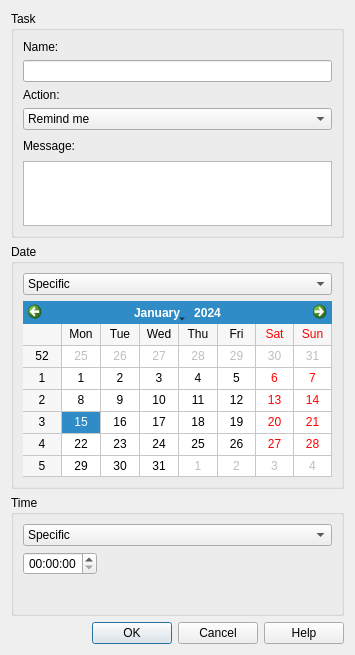
<?xml version="1.0" encoding="UTF-8"?>
<ui version="4.0">
 <class>TaskDialog</class>
 <widget class="QDialog" name="TaskDialog">
  <property name="geometry">
   <rect>
    <x>0</x>
    <y>0</y>
    <width>319</width>
    <height>597</height>
   </rect>
  </property>
  <property name="windowTitle">
   <string>Task Dialog</string>
  </property>
  <layout class="QVBoxLayout" name="verticalLayout_taskDialog">
   <item>
    <widget class="QGroupBox" name="groupBox_task">
     <property name="title">
      <string>Task</string>
     </property>
     <layout class="QVBoxLayout" name="verticalLayout_task">
      <item>
       <widget class="QLabel" name="label_name">
        <property name="text">
         <string>Name:</string>
        </property>
       </widget>
      </item>
      <item>
       <widget class="QLineEdit" name="lineEdit_name"/>
      </item>
      <item>
       <widget class="QLabel" name="label_action">
        <property name="text">
         <string>Action:</string>
        </property>
       </widget>
      </item>
      <item>
       <widget class="QComboBox" name="comboBox_action">
        <item>
         <property name="text">
          <string>Remind me</string>
         </property>
        </item>
        <item>
         <property name="text">
          <string>Visit a website</string>
         </property>
        </item>
        <item>
         <property name="text">
          <string>Open a file</string>
         </property>
        </item>
        <item>
         <property name="text">
          <string>Run a program</string>
         </property>
        </item>
        <item>
         <property name="text">
          <string>Log me off</string>
         </property>
        </item>
        <item>
         <property name="text">
          <string>Shut down the computer</string>
         </property>
        </item>
        <item>
         <property name="text">
          <string>Restart the computer</string>
         </property>
        </item>
       </widget>
      </item>
      <item>
       <widget class="QStackedWidget" name="stackedWidget_task">
        <property name="currentIndex">
         <number>0</number>
        </property>
        <widget class="QWidget" name="page_remindMe">
         <layout class="QVBoxLayout" name="verticalLayout_remindMe">
          <property name="leftMargin">
           <number>0</number>
          </property>
          <property name="topMargin">
           <number>0</number>
          </property>
          <property name="rightMargin">
           <number>0</number>
          </property>
          <property name="bottomMargin">
           <number>0</number>
          </property>
          <item>
           <widget class="QLabel" name="label_remindMe">
            <property name="text">
             <string>Message:</string>
            </property>
           </widget>
          </item>
          <item>
           <widget class="QPlainTextEdit" name="plainTextEdit_messageToRemindWith">
            <property name="maximumSize">
             <size>
              <width>16777215</width>
              <height>65</height>
             </size>
            </property>
           </widget>
          </item>
         </layout>
        </widget>
        <widget class="QWidget" name="page_visitAWebsite">
         <layout class="QVBoxLayout" name="verticalLayout_visitAWebsite">
          <property name="leftMargin">
           <number>0</number>
          </property>
          <property name="topMargin">
           <number>0</number>
          </property>
          <property name="rightMargin">
           <number>0</number>
          </property>
          <property name="bottomMargin">
           <number>0</number>
          </property>
          <item>
           <widget class="QLabel" name="label_visitAWebsite">
            <property name="text">
             <string>Website:</string>
            </property>
           </widget>
          </item>
          <item>
           <widget class="QLineEdit" name="lineEdit_websiteToVisit"/>
          </item>
          <item>
           <spacer name="verticalSpacer_visitAWebsite">
            <property name="orientation">
             <enum>Qt::Vertical</enum>
            </property>
            <property name="sizeHint" stdset="0">
             <size>
              <width>20</width>
              <height>40</height>
             </size>
            </property>
           </spacer>
          </item>
         </layout>
        </widget>
        <widget class="QWidget" name="page_openAFile">
         <layout class="QVBoxLayout" name="verticalLayout_openAFile">
          <property name="leftMargin">
           <number>0</number>
          </property>
          <property name="topMargin">
           <number>0</number>
          </property>
          <property name="rightMargin">
           <number>0</number>
          </property>
          <property name="bottomMargin">
           <number>0</number>
          </property>
          <item>
           <widget class="QLabel" name="label_openAFile">
            <property name="text">
             <string>File:</string>
            </property>
           </widget>
          </item>
          <item>
           <layout class="QHBoxLayout" name="horizontalLayout_openAFile">
            <item>
             <widget class="QLineEdit" name="lineEdit_fileToOpen">
              <property name="readOnly">
               <bool>true</bool>
              </property>
             </widget>
            </item>
            <item>
             <widget class="QToolButton" name="toolButton_openAFile">
              <property name="text">
               <string>...</string>
              </property>
             </widget>
            </item>
           </layout>
          </item>
          <item>
           <spacer name="verticalSpacer_openAFile">
            <property name="orientation">
             <enum>Qt::Vertical</enum>
            </property>
            <property name="sizeHint" stdset="0">
             <size>
              <width>20</width>
              <height>40</height>
             </size>
            </property>
           </spacer>
          </item>
         </layout>
        </widget>
        <widget class="QWidget" name="page_runAProgram">
         <layout class="QVBoxLayout" name="verticalLayout_runAProgram">
          <property name="leftMargin">
           <number>0</number>
          </property>
          <property name="topMargin">
           <number>0</number>
          </property>
          <property name="rightMargin">
           <number>0</number>
          </property>
          <property name="bottomMargin">
           <number>0</number>
          </property>
          <item>
           <widget class="QLabel" name="label_programToRun">
            <property name="text">
             <string>Program:</string>
            </property>
           </widget>
          </item>
          <item>
           <layout class="QHBoxLayout" name="horizontalLayout_runAProgram">
            <item>
             <widget class="QLineEdit" name="lineEdit_programToRun">
              <property name="readOnly">
               <bool>true</bool>
              </property>
             </widget>
            </item>
            <item>
             <widget class="QToolButton" name="toolButton_runAProgram">
              <property name="text">
               <string>...</string>
              </property>
             </widget>
            </item>
           </layout>
          </item>
          <item>
           <widget class="QLabel" name="label_arguments">
            <property name="text">
             <string>Arguments (optional):</string>
            </property>
           </widget>
          </item>
          <item>
           <widget class="QLineEdit" name="lineEdit_arguments"/>
          </item>
         </layout>
        </widget>
        <widget class="QWidget" name="page_message_task">
         <layout class="QHBoxLayout" name="horizontalLayout_message_task">
          <property name="leftMargin">
           <number>0</number>
          </property>
          <property name="topMargin">
           <number>0</number>
          </property>
          <property name="rightMargin">
           <number>0</number>
          </property>
          <property name="bottomMargin">
           <number>0</number>
          </property>
          <item>
           <widget class="QLabel" name="label_message_task">
            <property name="text">
             <string>No additional information required.</string>
            </property>
            <property name="alignment">
             <set>Qt::AlignCenter</set>
            </property>
           </widget>
          </item>
         </layout>
        </widget>
       </widget>
      </item>
     </layout>
    </widget>
   </item>
   <item>
    <widget class="QGroupBox" name="groupBox_date">
     <property name="title">
      <string>Date</string>
     </property>
     <layout class="QVBoxLayout" name="verticalLayout_date">
      <item>
       <widget class="QComboBox" name="comboBox_date">
        <item>
         <property name="text">
          <string>Specific</string>
         </property>
        </item>
        <item>
         <property name="text">
          <string>Today</string>
         </property>
        </item>
        <item>
         <property name="text">
          <string>Tomorrow</string>
         </property>
        </item>
        <item>
         <property name="text">
          <string>Monthly</string>
         </property>
        </item>
        <item>
         <property name="text">
          <string>Weekly</string>
         </property>
        </item>
        <item>
         <property name="text">
          <string>Daily</string>
         </property>
        </item>
       </widget>
      </item>
      <item>
       <widget class="QStackedWidget" name="stackedWidget_date">
        <property name="currentIndex">
         <number>0</number>
        </property>
        <widget class="QWidget" name="page_specificDate">
         <layout class="QHBoxLayout" name="horizontalLayout_specificDate">
          <property name="leftMargin">
           <number>0</number>
          </property>
          <property name="topMargin">
           <number>0</number>
          </property>
          <property name="rightMargin">
           <number>0</number>
          </property>
          <property name="bottomMargin">
           <number>0</number>
          </property>
          <item>
           <widget class="QCalendarWidget" name="calendarWidget_specifiedDate">
            <property name="gridVisible">
             <bool>true</bool>
            </property>
           </widget>
          </item>
         </layout>
        </widget>
        <widget class="QWidget" name="page_message_date">
         <layout class="QHBoxLayout" name="horizontalLayout_message_date">
          <property name="leftMargin">
           <number>0</number>
          </property>
          <property name="topMargin">
           <number>0</number>
          </property>
          <property name="rightMargin">
           <number>0</number>
          </property>
          <property name="bottomMargin">
           <number>0</number>
          </property>
          <item>
           <widget class="QLabel" name="label_message_date">
            <property name="text">
             <string>&lt;message&gt;</string>
            </property>
            <property name="alignment">
             <set>Qt::AlignCenter</set>
            </property>
            <property name="wordWrap">
             <bool>true</bool>
            </property>
           </widget>
          </item>
         </layout>
        </widget>
        <widget class="QWidget" name="page_monthlyDays">
         <layout class="QGridLayout" name="gridLayout_monthlyDays">
          <property name="leftMargin">
           <number>0</number>
          </property>
          <property name="topMargin">
           <number>0</number>
          </property>
          <property name="rightMargin">
           <number>0</number>
          </property>
          <property name="bottomMargin">
           <number>0</number>
          </property>
          <item row="0" column="0">
           <widget class="QCheckBox" name="checkBox_1">
            <property name="text">
             <string>1</string>
            </property>
           </widget>
          </item>
          <item row="0" column="1">
           <widget class="QCheckBox" name="checkBox_2">
            <property name="text">
             <string>2</string>
            </property>
           </widget>
          </item>
          <item row="0" column="2">
           <widget class="QCheckBox" name="checkBox_3">
            <property name="text">
             <string>3</string>
            </property>
           </widget>
          </item>
          <item row="0" column="3">
           <widget class="QCheckBox" name="checkBox_4">
            <property name="text">
             <string>4</string>
            </property>
           </widget>
          </item>
          <item row="0" column="4">
           <widget class="QCheckBox" name="checkBox_5">
            <property name="text">
             <string>5</string>
            </property>
           </widget>
          </item>
          <item row="0" column="5">
           <widget class="QCheckBox" name="checkBox_6">
            <property name="text">
             <string>6</string>
            </property>
           </widget>
          </item>
          <item row="0" column="6">
           <widget class="QCheckBox" name="checkBox_7">
            <property name="text">
             <string>7</string>
            </property>
           </widget>
          </item>
          <item row="1" column="0">
           <widget class="QCheckBox" name="checkBox_8">
            <property name="text">
             <string>8</string>
            </property>
           </widget>
          </item>
          <item row="1" column="1">
           <widget class="QCheckBox" name="checkBox_9">
            <property name="text">
             <string>9</string>
            </property>
           </widget>
          </item>
          <item row="1" column="2">
           <widget class="QCheckBox" name="checkBox_10">
            <property name="text">
             <string>10</string>
            </property>
           </widget>
          </item>
          <item row="1" column="3">
           <widget class="QCheckBox" name="checkBox_11">
            <property name="text">
             <string>11</string>
            </property>
           </widget>
          </item>
          <item row="1" column="4">
           <widget class="QCheckBox" name="checkBox_12">
            <property name="text">
             <string>12</string>
            </property>
           </widget>
          </item>
          <item row="1" column="5">
           <widget class="QCheckBox" name="checkBox_13">
            <property name="text">
             <string>13</string>
            </property>
           </widget>
          </item>
          <item row="1" column="6">
           <widget class="QCheckBox" name="checkBox_14">
            <property name="text">
             <string>14</string>
            </property>
           </widget>
          </item>
          <item row="2" column="0">
           <widget class="QCheckBox" name="checkBox_15">
            <property name="text">
             <string>15</string>
            </property>
           </widget>
          </item>
          <item row="2" column="1">
           <widget class="QCheckBox" name="checkBox_16">
            <property name="text">
             <string>16</string>
            </property>
           </widget>
          </item>
          <item row="2" column="2">
           <widget class="QCheckBox" name="checkBox_17">
            <property name="text">
             <string>17</string>
            </property>
           </widget>
          </item>
          <item row="2" column="3">
           <widget class="QCheckBox" name="checkBox_18">
            <property name="text">
             <string>18</string>
            </property>
           </widget>
          </item>
          <item row="2" column="4">
           <widget class="QCheckBox" name="checkBox_19">
            <property name="text">
             <string>19</string>
            </property>
           </widget>
          </item>
          <item row="2" column="5">
           <widget class="QCheckBox" name="checkBox_20">
            <property name="text">
             <string>20</string>
            </property>
           </widget>
          </item>
          <item row="2" column="6">
           <widget class="QCheckBox" name="checkBox_21">
            <property name="text">
             <string>21</string>
            </property>
           </widget>
          </item>
          <item row="3" column="0">
           <widget class="QCheckBox" name="checkBox_22">
            <property name="text">
             <string>22</string>
            </property>
           </widget>
          </item>
          <item row="3" column="1">
           <widget class="QCheckBox" name="checkBox_23">
            <property name="text">
             <string>23</string>
            </property>
           </widget>
          </item>
          <item row="3" column="2">
           <widget class="QCheckBox" name="checkBox_24">
            <property name="text">
             <string>24</string>
            </property>
           </widget>
          </item>
          <item row="3" column="3">
           <widget class="QCheckBox" name="checkBox_25">
            <property name="text">
             <string>25</string>
            </property>
           </widget>
          </item>
          <item row="3" column="4">
           <widget class="QCheckBox" name="checkBox_26">
            <property name="text">
             <string>26</string>
            </property>
           </widget>
          </item>
          <item row="3" column="5">
           <widget class="QCheckBox" name="checkBox_27">
            <property name="text">
             <string>27</string>
            </property>
           </widget>
          </item>
          <item row="3" column="6">
           <widget class="QCheckBox" name="checkBox_28">
            <property name="text">
             <string>28</string>
            </property>
           </widget>
          </item>
          <item row="4" column="0">
           <widget class="QCheckBox" name="checkBox_29">
            <property name="text">
             <string>29</string>
            </property>
           </widget>
          </item>
          <item row="4" column="1">
           <widget class="QCheckBox" name="checkBox_30">
            <property name="text">
             <string>30</string>
            </property>
           </widget>
          </item>
          <item row="4" column="2">
           <widget class="QCheckBox" name="checkBox_31">
            <property name="text">
             <string>31</string>
            </property>
           </widget>
          </item>
         </layout>
        </widget>
        <widget class="QWidget" name="page_weeklyDays">
         <layout class="QVBoxLayout" name="verticalLayout_weeklyDays">
          <property name="leftMargin">
           <number>0</number>
          </property>
          <property name="topMargin">
           <number>0</number>
          </property>
          <property name="rightMargin">
           <number>0</number>
          </property>
          <property name="bottomMargin">
           <number>0</number>
          </property>
          <item>
           <widget class="QCheckBox" name="checkBox_sunday">
            <property name="text">
             <string>Sunday</string>
            </property>
           </widget>
          </item>
          <item>
           <widget class="QCheckBox" name="checkBox_monday">
            <property name="text">
             <string>Monday</string>
            </property>
           </widget>
          </item>
          <item>
           <widget class="QCheckBox" name="checkBox_tuesday">
            <property name="text">
             <string>Tuesday</string>
            </property>
           </widget>
          </item>
          <item>
           <widget class="QCheckBox" name="checkBox_wednesday">
            <property name="text">
             <string>Wednesday</string>
            </property>
           </widget>
          </item>
          <item>
           <widget class="QCheckBox" name="checkBox_thursday">
            <property name="text">
             <string>Thursday</string>
            </property>
           </widget>
          </item>
          <item>
           <widget class="QCheckBox" name="checkBox_friday">
            <property name="text">
             <string>Friday</string>
            </property>
           </widget>
          </item>
          <item>
           <widget class="QCheckBox" name="checkBox_saturday">
            <property name="text">
             <string>Saturday</string>
            </property>
           </widget>
          </item>
         </layout>
        </widget>
       </widget>
      </item>
     </layout>
    </widget>
   </item>
   <item>
    <widget class="QGroupBox" name="groupBox_time">
     <property name="title">
      <string>Time</string>
     </property>
     <layout class="QVBoxLayout" name="verticalLayout_time">
      <item>
       <widget class="QComboBox" name="comboBox_time">
        <item>
         <property name="text">
          <string>Specific</string>
         </property>
        </item>
        <item>
         <property name="text">
          <string>Timer</string>
         </property>
        </item>
        <item>
         <property name="text">
          <string>Repetitive</string>
         </property>
        </item>
       </widget>
      </item>
      <item>
       <widget class="QStackedWidget" name="stackedWidget_time">
        <property name="currentIndex">
         <number>0</number>
        </property>
        <widget class="QWidget" name="page_specificTime">
         <layout class="QVBoxLayout" name="verticalLayout_specificTime">
          <property name="leftMargin">
           <number>0</number>
          </property>
          <property name="topMargin">
           <number>0</number>
          </property>
          <property name="rightMargin">
           <number>0</number>
          </property>
          <property name="bottomMargin">
           <number>0</number>
          </property>
          <item>
           <layout class="QHBoxLayout" name="horizontalLayout_specificTime">
            <item>
             <widget class="QTimeEdit" name="timeEdit_specifiedTime">
              <property name="alignment">
               <set>Qt::AlignCenter</set>
              </property>
              <property name="displayFormat">
               <string>HH:mm:ss</string>
              </property>
             </widget>
            </item>
            <item>
             <spacer name="horizontalSpacer_specificTime">
              <property name="orientation">
               <enum>Qt::Horizontal</enum>
              </property>
              <property name="sizeHint" stdset="0">
               <size>
                <width>95</width>
                <height>20</height>
               </size>
              </property>
             </spacer>
            </item>
           </layout>
          </item>
          <item>
           <spacer name="verticalSpacer_specificTime">
            <property name="orientation">
             <enum>Qt::Vertical</enum>
            </property>
            <property name="sizeHint" stdset="0">
             <size>
              <width>20</width>
              <height>23</height>
             </size>
            </property>
           </spacer>
          </item>
         </layout>
        </widget>
        <widget class="QWidget" name="page_timer">
         <layout class="QVBoxLayout" name="verticalLayout_timer">
          <property name="leftMargin">
           <number>0</number>
          </property>
          <property name="topMargin">
           <number>0</number>
          </property>
          <property name="rightMargin">
           <number>0</number>
          </property>
          <property name="bottomMargin">
           <number>0</number>
          </property>
          <item>
           <layout class="QHBoxLayout" name="horizontalLayout_timer">
            <item>
             <widget class="QLabel" name="label_timer1">
              <property name="text">
               <string>In</string>
              </property>
             </widget>
            </item>
            <item>
             <widget class="QSpinBox" name="spinBox_hoursFromNow"/>
            </item>
            <item>
             <widget class="QLabel" name="label_timer2">
              <property name="text">
               <string>hours and</string>
              </property>
             </widget>
            </item>
            <item>
             <widget class="QSpinBox" name="spinBox_minutesFromNow">
              <property name="maximum">
               <number>59</number>
              </property>
             </widget>
            </item>
            <item>
             <widget class="QLabel" name="label_timer3">
              <property name="text">
               <string>minutes from now</string>
              </property>
             </widget>
            </item>
            <item>
             <spacer name="horizontalSpacer_timer">
              <property name="orientation">
               <enum>Qt::Horizontal</enum>
              </property>
              <property name="sizeHint" stdset="0">
               <size>
                <width>21</width>
                <height>20</height>
               </size>
              </property>
             </spacer>
            </item>
           </layout>
          </item>
          <item>
           <widget class="QComboBox" name="comboBox_startingFrom">
            <item>
             <property name="text">
              <string>Starting from when the task was added</string>
             </property>
            </item>
            <item>
             <property name="text">
              <string>Starting from now</string>
             </property>
            </item>
           </widget>
          </item>
          <item>
           <spacer name="verticalSpacer_timer">
            <property name="orientation">
             <enum>Qt::Vertical</enum>
            </property>
            <property name="sizeHint" stdset="0">
             <size>
              <width>20</width>
              <height>0</height>
             </size>
            </property>
           </spacer>
          </item>
         </layout>
        </widget>
        <widget class="QWidget" name="page_repetitive">
         <layout class="QVBoxLayout" name="verticalLayout_repetitive">
          <property name="leftMargin">
           <number>0</number>
          </property>
          <property name="topMargin">
           <number>0</number>
          </property>
          <property name="rightMargin">
           <number>0</number>
          </property>
          <property name="bottomMargin">
           <number>0</number>
          </property>
          <item>
           <layout class="QHBoxLayout" name="horizontalLayout_repetitive1">
            <item>
             <widget class="QLabel" name="label_repetitive1">
              <property name="text">
               <string>Run</string>
              </property>
             </widget>
            </item>
            <item>
             <widget class="QSpinBox" name="spinBox_runCount"/>
            </item>
            <item>
             <widget class="QLabel" name="label_repetitive2">
              <property name="text">
               <string>times starting at</string>
              </property>
             </widget>
            </item>
            <item>
             <widget class="QTimeEdit" name="timeEdit_startingTime"/>
            </item>
            <item>
             <spacer name="horizontalSpacer_repetitive1">
              <property name="orientation">
               <enum>Qt::Horizontal</enum>
              </property>
              <property name="sizeHint" stdset="0">
               <size>
                <width>37</width>
                <height>20</height>
               </size>
              </property>
             </spacer>
            </item>
           </layout>
          </item>
          <item>
           <layout class="QHBoxLayout" name="horizontalLayout_repetitive2">
            <item>
             <widget class="QLabel" name="label_repetitive3">
              <property name="text">
               <string>Every</string>
              </property>
             </widget>
            </item>
            <item>
             <widget class="QSpinBox" name="spinBox_intervalHours"/>
            </item>
            <item>
             <widget class="QLabel" name="label_repetitive4">
              <property name="text">
               <string>hours and</string>
              </property>
             </widget>
            </item>
            <item>
             <widget class="QSpinBox" name="spinBox_intervalMinutes">
              <property name="maximum">
               <number>59</number>
              </property>
             </widget>
            </item>
            <item>
             <widget class="QLabel" name="label_repetitive5">
              <property name="text">
               <string>minutes</string>
              </property>
             </widget>
            </item>
            <item>
             <spacer name="horizontalSpacer_repetitive2">
              <property name="orientation">
               <enum>Qt::Horizontal</enum>
              </property>
              <property name="sizeHint" stdset="0">
               <size>
                <width>40</width>
                <height>20</height>
               </size>
              </property>
             </spacer>
            </item>
           </layout>
          </item>
         </layout>
        </widget>
       </widget>
      </item>
     </layout>
    </widget>
   </item>
   <item>
    <widget class="QDialogButtonBox" name="buttonBox">
     <property name="orientation">
      <enum>Qt::Horizontal</enum>
     </property>
     <property name="standardButtons">
      <set>QDialogButtonBox::Cancel|QDialogButtonBox::Help|QDialogButtonBox::Ok</set>
     </property>
    </widget>
   </item>
  </layout>
 </widget>
 <resources/>
 <connections>
  <connection>
   <sender>buttonBox</sender>
   <signal>rejected()</signal>
   <receiver>TaskDialog</receiver>
   <slot>reject()</slot>
   <hints>
    <hint type="sourcelabel">
     <x>159</x>
     <y>542</y>
    </hint>
    <hint type="destinationlabel">
     <x>159</x>
     <y>281</y>
    </hint>
   </hints>
  </connection>
 </connections>
</ui>
